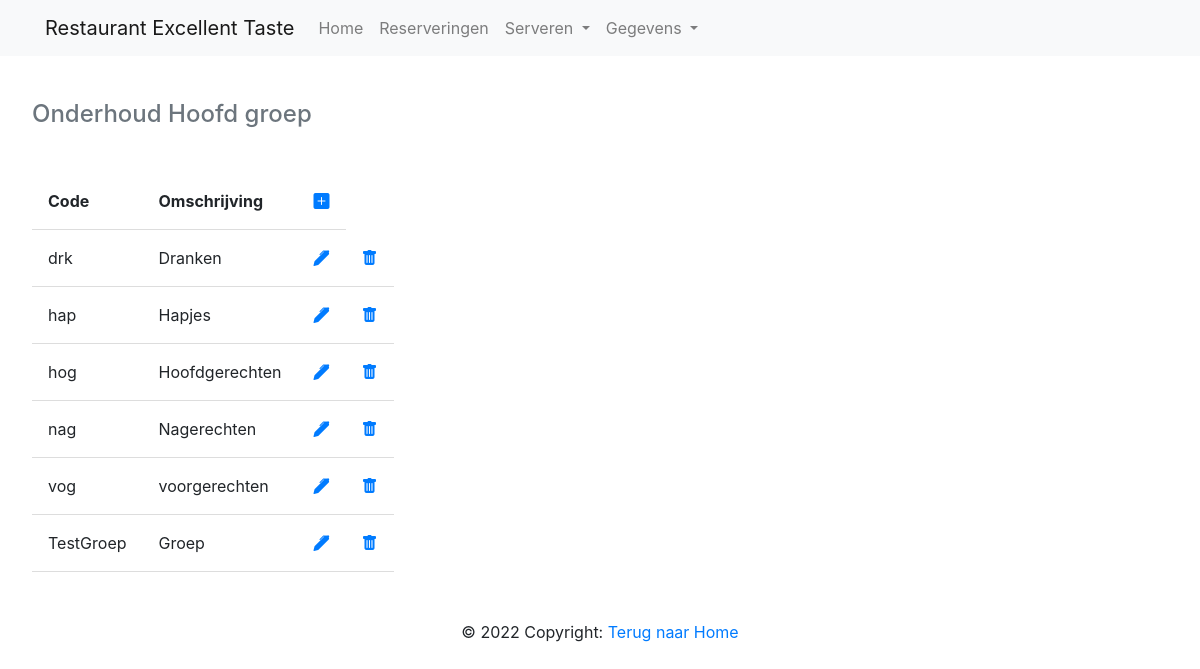
Screenshot of /index.php?page=GerechtHoofdgroep with the database file from the repository.
### tables this page shows
CREATE TABLE `gerechtcategorien` (
  `ID` int(11) NOT NULL,
  `Code` varchar(255) DEFAULT NULL,
  `Naam` varchar(255) DEFAULT NULL
);

### DBconfig.php (called while the page is built)
<?php
class DB
{
    public $pdo;
    public function __construct($db, $username = NULL, $password = NULL, $host = '127.0.0.1', $port = 3306, $options = [])
    {
        $default_options = [
            PDO::ATTR_DEFAULT_FETCH_MODE => PDO::FETCH_ASSOC,
            PDO::ATTR_EMULATE_PREPARES => false,
            PDO::ATTR_ERRMODE => PDO::ERRMODE_EXCEPTION,
        ];
        $options = array_replace($default_options, $options);
        $dsn = "mysql:host=$host;dbname=$db;port=$port;charset=utf8mb4";
        try {
            $this->pdo = new \PDO($dsn, $username, $password, $options);
        } catch (\PDOException $e) {
            throw new \PDOException($e->getMessage(), (int)$e->getCode());
        }
    }
    public function run($sql, $args = NULL)
    {
        if (!$args)
        {
            return $this->pdo->query($sql);
        }
        $stmt = $this->pdo->prepare($sql);
        $stmt->execute($args);
        return $stmt;
    }
}
?>

### pages/GerechtHoofdgroep.php (the view, shortened to what this page needs)
<!DOCTYPE html>
<html lang="nl">
<head>
</head>
<body>
    <div class="content">
        <?php
        $listcategorien = $db->run('SELECT * FROM gerechtcategorien');
        ?>
        <table id="overzicht">
            <caption style="caption-side:top">
                <h4>Onderhoud Hoofd groep</h4>
            </caption>
            <thead>
                <tr>
                    <th> Code</th>
                    <th> Omschrijving</th>
                    <th> <a href="index.php?page=newGerechtHoofdgroep"><i class="bi bi-plus-square-fill"></i></a></th>
                </tr>
            </thead>
            <tbody>
                <?php
                if ($listcategorien->rowCount() > 0) {
                    while ($fetch_hoofgroepen = $listcategorien->fetch(PDO::FETCH_ASSOC)) {
                        $editLink = "<a href='index.php?page=editGerechtHoofdgroep&ID=" . $fetch_hoofgroepen['Code'] . "'><i class='bi bi-pen-fill'></i></a>";
                ?>
                        <tr>
                            <td><span><?= $fetch_hoofgroepen['Code'] ?></span></td>
                            <td><span><?= $fetch_hoofgroepen['Naam'] ?></span></td>
                            <td><span><?= $editLink ?></span></td>
                            <td><span><a href="index.php?page=GerechtHoofdgroep&ID=<?= $fetch_hoofgroepen['ID'] ?>"><i class="bi bi-trash-fill"></i></a></span></td>
                        </tr>
                <?php
                    }
                } else {
                    echo '<p class="empty">Er zijn geen Hoofdgroepen</p>';
                }
                ?>
            </tbody>
        </table>
    </div>
</body>
</html>

### index.php (shortened to what this page needs)
<?php
include("DBconfig.php");
$db = new DB('Exmane_restaurant', 'root', '');
if (isset($_GET["page"])) {
    $page = $_GET["page"];
}else{
    $page = "home";
}
if ($page) {
    include("pages/" . $page . ".php");
}
?>

### css/style.css (style rules this page uses)
* { margin:0; padding:0; box-sizing: border-box; outline: none; border:none; }
.content { padding:2rem; margin:0 auto; max-width: 1200px; }
h4 { margin-bottom: 2rem; }
caption { align-items: center; }
th, td { padding: 1rem; border-bottom: 1px solid #ddd; }

### rows the page displays
gerechtcategorien: Code "drk", Naam "Dranken"
gerechtcategorien: Code "hap", Naam "Hapjes"
gerechtcategorien: Code "hog", Naam "Hoofdgerechten"
gerechtcategorien: Code "nag", Naam "Nagerechten"
gerechtcategorien: Code "vog", Naam "voorgerechten"
gerechtcategorien: Code "TestGroep", Naam "Groep"
